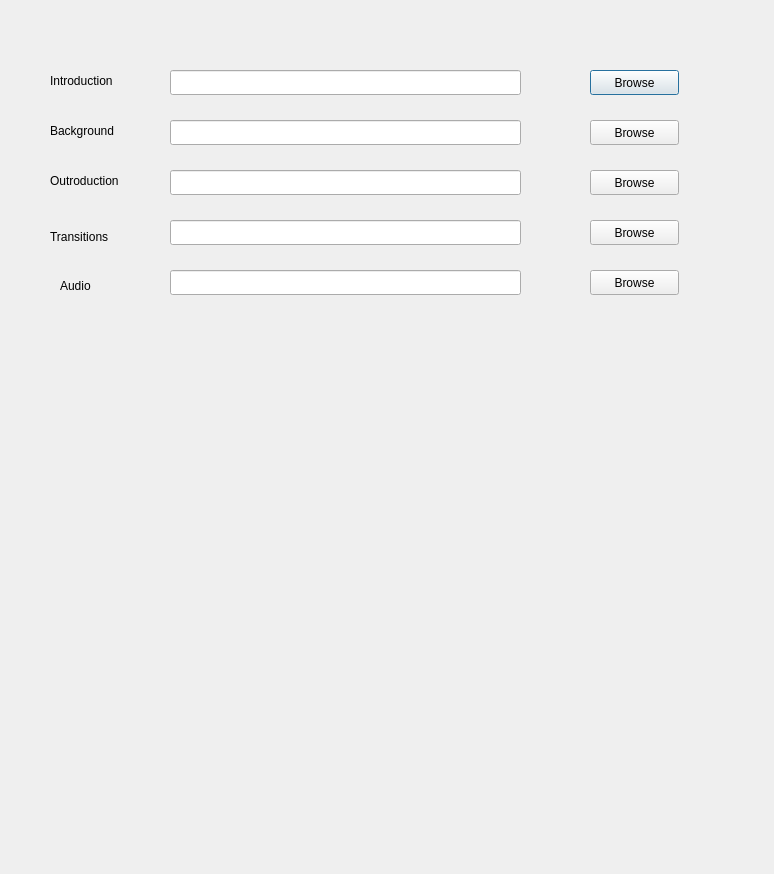
<?xml version="1.0" encoding="UTF-8"?>
<ui version="4.0">
 <class>Dialog</class>
 <widget class="QDialog" name="Dialog">
  <property name="geometry">
   <rect>
    <x>0</x>
    <y>0</y>
    <width>774</width>
    <height>874</height>
   </rect>
  </property>
  <property name="windowTitle">
   <string>Video Composition Software</string>
  </property>
  <widget class="QLineEdit" name="IntroductionLineEdit">
   <property name="geometry">
    <rect>
     <x>170</x>
     <y>70</y>
     <width>351</width>
     <height>25</height>
    </rect>
   </property>
  </widget>
  <widget class="QLabel" name="label">
   <property name="geometry">
    <rect>
     <x>50</x>
     <y>70</y>
     <width>101</width>
     <height>21</height>
    </rect>
   </property>
   <property name="text">
    <string>Introduction</string>
   </property>
  </widget>
  <widget class="QLabel" name="label_2">
   <property name="geometry">
    <rect>
     <x>50</x>
     <y>120</y>
     <width>91</width>
     <height>21</height>
    </rect>
   </property>
   <property name="text">
    <string>Background</string>
   </property>
  </widget>
  <widget class="QLineEdit" name="BackgroundLineEdit">
   <property name="geometry">
    <rect>
     <x>170</x>
     <y>120</y>
     <width>351</width>
     <height>25</height>
    </rect>
   </property>
  </widget>
  <widget class="QLabel" name="label_3">
   <property name="geometry">
    <rect>
     <x>50</x>
     <y>170</y>
     <width>101</width>
     <height>21</height>
    </rect>
   </property>
   <property name="text">
    <string>Outroduction</string>
   </property>
  </widget>
  <widget class="QLineEdit" name="OutroductionLineEdit">
   <property name="geometry">
    <rect>
     <x>170</x>
     <y>170</y>
     <width>351</width>
     <height>25</height>
    </rect>
   </property>
  </widget>
  <widget class="QLabel" name="label_4">
   <property name="geometry">
    <rect>
     <x>50</x>
     <y>226</y>
     <width>81</width>
     <height>21</height>
    </rect>
   </property>
   <property name="text">
    <string>Transitions</string>
   </property>
  </widget>
  <widget class="QLineEdit" name="TransitionLineEdit">
   <property name="geometry">
    <rect>
     <x>170</x>
     <y>220</y>
     <width>351</width>
     <height>25</height>
    </rect>
   </property>
  </widget>
  <widget class="QPushButton" name="IntroductionBrowseButton">
   <property name="geometry">
    <rect>
     <x>590</x>
     <y>70</y>
     <width>89</width>
     <height>25</height>
    </rect>
   </property>
   <property name="text">
    <string>Browse</string>
   </property>
  </widget>
  <widget class="QPushButton" name="BackgroundBrowseButton">
   <property name="geometry">
    <rect>
     <x>590</x>
     <y>120</y>
     <width>89</width>
     <height>25</height>
    </rect>
   </property>
   <property name="text">
    <string>Browse</string>
   </property>
  </widget>
  <widget class="QPushButton" name="OutroductionBrowseButton">
   <property name="geometry">
    <rect>
     <x>590</x>
     <y>170</y>
     <width>89</width>
     <height>25</height>
    </rect>
   </property>
   <property name="text">
    <string>Browse</string>
   </property>
  </widget>
  <widget class="QPushButton" name="TransitionBrowseButton">
   <property name="geometry">
    <rect>
     <x>590</x>
     <y>220</y>
     <width>89</width>
     <height>25</height>
    </rect>
   </property>
   <property name="text">
    <string>Browse</string>
   </property>
  </widget>
  <widget class="QLabel" name="label_5">
   <property name="geometry">
    <rect>
     <x>60</x>
     <y>270</y>
     <width>67</width>
     <height>31</height>
    </rect>
   </property>
   <property name="text">
    <string>Audio</string>
   </property>
  </widget>
  <widget class="QLineEdit" name="AudioLineEdit">
   <property name="geometry">
    <rect>
     <x>170</x>
     <y>270</y>
     <width>351</width>
     <height>25</height>
    </rect>
   </property>
  </widget>
  <widget class="QPushButton" name="AudioBrowseButton">
   <property name="geometry">
    <rect>
     <x>590</x>
     <y>270</y>
     <width>89</width>
     <height>25</height>
    </rect>
   </property>
   <property name="text">
    <string>Browse</string>
   </property>
  </widget>
 </widget>
 <resources/>
 <connections/>
</ui>
